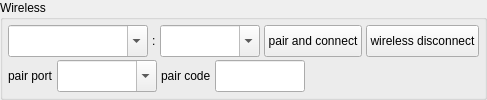
       <widget class="QGroupBox" name="wirelessGroupBox">
        <property name="sizePolicy">
         <sizepolicy hsizetype="Preferred" vsizetype="Preferred">
          <horstretch>0</horstretch>
          <verstretch>0</verstretch>
         </sizepolicy>
        </property>
        <property name="title">
         <string>Wireless</string>
        </property>
        <layout class="QVBoxLayout" name="wirelessMainLayout">
         <property name="spacing">
          <number>3</number>
         </property>
         <property name="leftMargin">
          <number>5</number>
         </property>
         <property name="topMargin">
          <number>5</number>
         </property>
         <property name="rightMargin">
          <number>5</number>
         </property>
         <property name="bottomMargin">
          <number>5</number>
         </property>
         <item>
          <layout class="QHBoxLayout" name="wirelessRow1">
           <property name="spacing">
            <number>4</number>
           </property>
           <item>
            <widget class="QComboBox" name="deviceIpEdt">
             <property name="sizePolicy">
              <sizepolicy hsizetype="MinimumExpanding" vsizetype="Preferred">
               <horstretch>0</horstretch>
               <verstretch>0</verstretch>
              </sizepolicy>
             </property>
             <property name="minimumSize">
              <size>
               <width>140</width>
               <height>0</height>
              </size>
             </property>
             <property name="editable">
              <bool>true</bool>
             </property>
             <property name="currentText">
              <string/>
             </property>
            </widget>
           </item>
           <item>
            <widget class="QLabel" name="label">
             <property name="sizePolicy">
              <sizepolicy hsizetype="Maximum" vsizetype="Preferred">
               <horstretch>0</horstretch>
               <verstretch>0</verstretch>
              </sizepolicy>
             </property>
             <property name="text">
              <string notr="true">:</string>
             </property>
            </widget>
           </item>
           <item>
            <widget class="QComboBox" name="devicePortEdt">
             <property name="sizePolicy">
              <sizepolicy hsizetype="Fixed" vsizetype="Preferred">
               <horstretch>0</horstretch>
               <verstretch>0</verstretch>
              </sizepolicy>
             </property>
             <property name="minimumSize">
              <size>
               <width>100</width>
               <height>0</height>
              </size>
             </property>
             <property name="maximumSize">
              <size>
               <width>100</width>
               <height>16777215</height>
              </size>
             </property>
             <property name="editable">
              <bool>true</bool>
             </property>
             <property name="currentText">
              <string/>
             </property>
            </widget>
           </item>
           <item>
            <widget class="QPushButton" name="wirelessConnectBtn">
             <property name="sizePolicy">
              <sizepolicy hsizetype="Preferred" vsizetype="Preferred">
               <horstretch>0</horstretch>
               <verstretch>0</verstretch>
              </sizepolicy>
             </property>
             <property name="text">
              <string>pair and connect</string>
             </property>
             <property name="autoDefault">
              <bool>false</bool>
             </property>
            </widget>
           </item>
           <item>
            <widget class="QPushButton" name="wirelessDisConnectBtn">
             <property name="sizePolicy">
              <sizepolicy hsizetype="Preferred" vsizetype="Preferred">
               <horstretch>0</horstretch>
               <verstretch>0</verstretch>
              </sizepolicy>
             </property>
             <property name="text">
              <string>wireless disconnect</string>
             </property>
             <property name="autoDefault">
              <bool>false</bool>
             </property>
            </widget>
           </item>
          </layout>
         </item>
         <item>
          <layout class="QHBoxLayout" name="wirelessRow2">
           <property name="spacing">
            <number>4</number>
           </property>
           <item>
            <widget class="QLabel" name="pairPortLabel">
             <property name="sizePolicy">
              <sizepolicy hsizetype="Maximum" vsizetype="Preferred">
               <horstretch>0</horstretch>
               <verstretch>0</verstretch>
              </sizepolicy>
             </property>
             <property name="text">
              <string>pair port</string>
             </property>
            </widget>
           </item>
           <item>
            <widget class="QComboBox" name="pairPortEdt">
             <property name="sizePolicy">
              <sizepolicy hsizetype="Fixed" vsizetype="Preferred">
               <horstretch>0</horstretch>
               <verstretch>0</verstretch>
              </sizepolicy>
             </property>
             <property name="minimumSize">
              <size>
               <width>100</width>
               <height>0</height>
              </size>
             </property>
             <property name="maximumSize">
              <size>
               <width>100</width>
               <height>16777215</height>
              </size>
             </property>
             <property name="editable">
              <bool>true</bool>
             </property>
            </widget>
           </item>
           <item>
            <widget class="QLabel" name="pairCodeLabel">
             <property name="sizePolicy">
              <sizepolicy hsizetype="Maximum" vsizetype="Preferred">
               <horstretch>0</horstretch>
               <verstretch>0</verstretch>
              </sizepolicy>
             </property>
             <property name="text">
              <string>pair code</string>
             </property>
            </widget>
           </item>
           <item>
            <widget class="QLineEdit" name="pairCodeEdt">
             <property name="sizePolicy">
              <sizepolicy hsizetype="Fixed" vsizetype="Preferred">
               <horstretch>0</horstretch>
               <verstretch>0</verstretch>
              </sizepolicy>
             </property>
             <property name="minimumSize">
              <size>
               <width>90</width>
               <height>0</height>
              </size>
             </property>
             <property name="maximumSize">
              <size>
               <width>90</width>
               <height>16777215</height>
              </size>
             </property>
             <property name="maxLength">
              <number>12</number>
             </property>
             <property name="echoMode">
              <enum>QLineEdit::Password</enum>
             </property>
            </widget>
           </item>
           <item>
            <widget class="QLabel" name="wirelessStateLabel">
             <property name="sizePolicy">
              <sizepolicy hsizetype="Expanding" vsizetype="Preferred">
               <horstretch>2</horstretch>
               <verstretch>0</verstretch>
              </sizepolicy>
             </property>
             <property name="text">
              <string/>
             </property>
            </widget>
           </item>
          </layout>
          </item>
          </layout>
          </widget>
